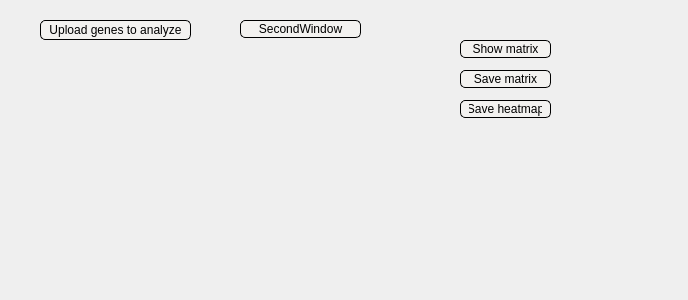
<?xml version="1.0" encoding="UTF-8"?>
<ui version="4.0">
 <class>colocalizationwindow</class>
 <widget class="QDialog" name="colocalizationwindow">
  <property name="geometry">
   <rect>
    <x>0</x>
    <y>0</y>
    <width>688</width>
    <height>300</height>
   </rect>
  </property>
  <property name="windowTitle">
   <string>Dialog</string>
  </property>
  <widget class="QCustomPlot" name="customPlot" native="true">
   <property name="geometry">
    <rect>
     <x>60</x>
     <y>60</y>
     <width>331</width>
     <height>191</height>
    </rect>
   </property>
  </widget>
  <widget class="QPushButton" name="ShowMatrixButton">
   <property name="geometry">
    <rect>
     <x>460</x>
     <y>40</y>
     <width>91</width>
     <height>18</height>
    </rect>
   </property>
   <property name="styleSheet">
    <string notr="true">background-color: rgb(243,242,240);
border: 1px solid black ;
border-radius: 5px;
padding: 0 8px;
</string>
   </property>
   <property name="text">
    <string>Show matrix</string>
   </property>
  </widget>
  <widget class="QPushButton" name="SaveMatrixButton">
   <property name="geometry">
    <rect>
     <x>460</x>
     <y>70</y>
     <width>91</width>
     <height>18</height>
    </rect>
   </property>
   <property name="styleSheet">
    <string notr="true">background-color: rgb(243,242,240);
border: 1px solid black ;
border-radius: 5px;
padding: 0 8px;
</string>
   </property>
   <property name="text">
    <string>Save matrix</string>
   </property>
  </widget>
  <widget class="QPushButton" name="SaveHeatmapButton">
   <property name="geometry">
    <rect>
     <x>460</x>
     <y>100</y>
     <width>91</width>
     <height>18</height>
    </rect>
   </property>
   <property name="styleSheet">
    <string notr="true">background-color: rgb(243,242,240);
border: 1px solid black ;
border-radius: 5px;
padding: 0 8px;
</string>
   </property>
   <property name="text">
    <string>Save heatmap</string>
   </property>
  </widget>
  <widget class="QPushButton" name="UploadGenesButton">
   <property name="geometry">
    <rect>
     <x>40</x>
     <y>20</y>
     <width>151</width>
     <height>20</height>
    </rect>
   </property>
   <property name="styleSheet">
    <string notr="true">background-color: rgb(243,242,240);
border: 1px solid black ;
border-radius: 5px;
padding: 0 8px;
</string>
   </property>
   <property name="text">
    <string>Upload genes to analyze</string>
   </property>
  </widget>
  <widget class="QPushButton" name="SecondWindowButton">
   <property name="geometry">
    <rect>
     <x>240</x>
     <y>20</y>
     <width>121</width>
     <height>18</height>
    </rect>
   </property>
   <property name="styleSheet">
    <string notr="true">background-color: rgb(243,242,240);
border: 1px solid black ;
border-radius: 5px;
padding: 0 8px;
</string>
   </property>
   <property name="text">
    <string>SecondWindow</string>
   </property>
  </widget>
 </widget>
 <customwidgets>
  <customwidget>
   <class>QCustomPlot</class>
   <extends>QWidget</extends>
   <header location="global">qcustomplot.h</header>
   <container>1</container>
  </customwidget>
 </customwidgets>
 <resources/>
 <connections/>
</ui>
